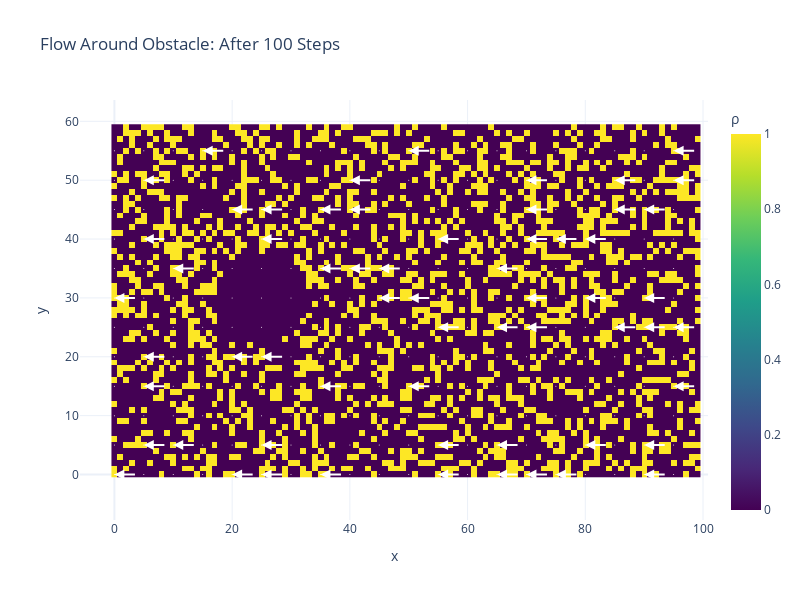

Notebook source saved alongside this figure:
### Code cell
# Evolve
print("\nAfter 100 steps:")
for _ in range(100):
    lg_obstacle.step()
lg_obstacle.visualize_macroscopic(title='Flow Around Obstacle: After 100 Steps')

### Figure 1 — Plotly figure (JSON) as saved in the notebook; plotly's stock layout.template omitted (floating-point values rounded to 4 significant figures; data arrays with more than 128 entries replaced by an {"elided": "..."} marker saying what was removed)
{"data": [{"colorbar": {"title": {"text": "ρ"}}, "colorscale": [[0, "#440154"], [0.1111, "#482878"], [0.2222, "#3e4989"], [0.3333, "#31688e"], [0.4444, "#26828e"], [0.5556, "#1f9e89"], [0.6667, "#35b779"], [0.7778, "#6ece58"], [0.8889, "#b5de2b"], [1, "#fde725"]], "name": "Density", "type": "heatmap", "z": {"elided": "60x100 int values"}}, {"hoverinfo": "skip", "marker": {"color": "white", "size": 1}, "mode": "markers", "showlegend": false, "type": "scatter", "x": {"elided": "240 int values"}, "y": {"elided": "240 int values"}}], "layout": {"annotations": [{"arrowcolor": "white", "arrowhead": 2, "arrowsize": 1, "arrowwidth": 2, "ax": 4, "axref": "x", "ay": 0, "ayref": "y", "showarrow": true, "x": 0, "xref": "x", "y": 0, "yref": "y"}, {"arrowcolor": "white", "arrowhead": 2, "arrowsize": 1, "arrowwidth": 2, "ax": 24, "axref": "x", "ay": 0, "ayref": "y", "showarrow": true, "x": 20, "xref": "x", "y": 0, "yref": "y"}, {"arrowcolor": "white", "arrowhead": 2, "arrowsize": 1, "arrowwidth": 2, "ax": 29, "axref": "x", "ay": 0, "ayref": "y", "showarrow": true, "x": 25, "xref": "x", "y": 0, "yref": "y"}, {"arrowcolor": "white", "arrowhead": 2, "arrowsize": 1, "arrowwidth": 2, "ax": 39, "axref": "x", "ay": 0, "ayref": "y", "showarrow": true, "x": 35, "xref": "x", "y": 0, "yref": "y"}, {"arrowcolor": "white", "arrowhead": 2, "arrowsize": 1, "arrowwidth": 2, "ax": 59, "axref": "x", "ay": 0, "ayref": "y", "showarrow": true, "x": 55, "xref": "x", "y": 0, "yref": "y"}, {"arrowcolor": "white", "arrowhead": 2, "arrowsize": 1, "arrowwidth": 2, "ax": 69, "axref": "x", "ay": 0, "ayref": "y", "showarrow": true, "x": 65, "xref": "x", "y": 0, "yref": "y"}, {"arrowcolor": "white", "arrowhead": 2, "arrowsize": 1, "arrowwidth": 2, "ax": 74, "axref": "x", "ay": 0, "ayref": "y", "showarrow": true, "x": 70, "xref": "x", "y": 0, "yref": "y"}, {"arrowcolor": "white", "arrowhead": 2, "arrowsize": 1, "arrowwidth": 2, "ax": 79, "axref": "x", "ay": 0, "ayref": "y", "showarrow": true, "x": 75, "xref": "x", "y": 0, "yref": "y"}, {"arrowcolor": "white", "arrowhead": 2, "arrowsize": 1, "arrowwidth": 2, "ax": 94, "axref": "x", "ay": 0, "ayref": "y", "showarrow": true, "x": 90, "xref": "x", "y": 0, "yref": "y"}, {"arrowcolor": "white", "arrowhead": 2, "arrowsize": 1, "arrowwidth": 2, "ax": 9, "axref": "x", "ay": 5, "ayref": "y", "showarrow": true, "x": 5, "xref": "x", "y": 5, "yref": "y"}, {"arrowcolor": "white", "arrowhead": 2, "arrowsize": 1, "arrowwidth": 2, "ax": 14, "axref": "x", "ay": 5, "ayref": "y", "showarrow": true, "x": 10, "xref": "x", "y": 5, "yref": "y"}, {"arrowcolor": "white", "arrowhead": 2, "arrowsize": 1, "arrowwidth": 2, "ax": 29, "axref": "x", "ay": 5, "ayref": "y", "showarrow": true, "x": 25, "xref": "x", "y": 5, "yref": "y"}, {"arrowcolor": "white", "arrowhead": 2, "arrowsize": 1, "arrowwidth": 2, "ax": 59, "axref": "x", "ay": 5, "ayref": "y", "showarrow": true, "x": 55, "xref": "x", "y": 5, "yref": "y"}, {"arrowcolor": "white", "arrowhead": 2, "arrowsize": 1, "arrowwidth": 2, "ax": 69, "axref": "x", "ay": 5, "ayref": "y", "showarrow": true, "x": 65, "xref": "x", "y": 5, "yref": "y"}, {"arrowcolor": "white", "arrowhead": 2, "arrowsize": 1, "arrowwidth": 2, "ax": 84, "axref": "x", "ay": 5, "ayref": "y", "showarrow": true, "x": 80, "xref": "x", "y": 5, "yref": "y"}, {"arrowcolor": "white", "arrowhead": 2, "arrowsize": 1, "arrowwidth": 2, "ax": 94, "axref": "x", "ay": 5, "ayref": "y", "showarrow": true, "x": 90, "xref": "x", "y": 5, "yref": "y"}, {"arrowcolor": "white", "arrowhead": 2, "arrowsize": 1, "arrowwidth": 2, "ax": 9, "axref": "x", "ay": 15, "ayref": "y", "showarrow": true, "x": 5, "xref": "x", "y": 15, "yref": "y"}, {"arrowcolor": "white", "arrowhead": 2, "arrowsize": 1, "arrowwidth": 2, "ax": 39, "axref": "x", "ay": 15, "ayref": "y", "showarrow": true, "x": 35, "xref": "x", "y": 15, "yref": "y"}, {"arrowcolor": "white", "arrowhead": 2, "arrowsize": 1, "arrowwidth": 2, "ax": 54, "axref": "x", "ay": 15, "ayref": "y", "showarrow": true, "x": 50, "xref": "x", "y": 15, "yref": "y"}, {"arrowcolor": "white", "arrowhead": 2, "arrowsize": 1, "arrowwidth": 2, "ax": 99, "axref": "x", "ay": 15, "ayref": "y", "showarrow": true, "x": 95, "xref": "x", "y": 15, "yref": "y"}, {"arrowcolor": "white", "arrowhead": 2, "arrowsize": 1, "arrowwidth": 2, "ax": 9, "axref": "x", "ay": 20, "ayref": "y", "showarrow": true, "x": 5, "xref": "x", "y": 20, "yref": "y"}, {"arrowcolor": "white", "arrowhead": 2, "arrowsize": 1, "arrowwidth": 2, "ax": 24, "axref": "x", "ay": 20, "ayref": "y", "showarrow": true, "x": 20, "xref": "x", "y": 20, "yref": "y"}, {"arrowcolor": "white", "arrowhead": 2, "arrowsize": 1, "arrowwidth": 2, "ax": 29, "axref": "x", "ay": 20, "ayref": "y", "showarrow": true, "x": 25, "xref": "x", "y": 20, "yref": "y"}, {"arrowcolor": "white", "arrowhead": 2, "arrowsize": 1, "arrowwidth": 2, "ax": 59, "axref": "x", "ay": 25, "ayref": "y", "showarrow": true, "x": 55, "xref": "x", "y": 25, "yref": "y"}, {"arrowcolor": "white", "arrowhead": 2, "arrowsize": 1, "arrowwidth": 2, "ax": 69, "axref": "x", "ay": 25, "ayref": "y", "showarrow": true, "x": 65, "xref": "x", "y": 25, "yref": "y"}, {"arrowcolor": "white", "arrowhead": 2, "arrowsize": 1, "arrowwidth": 2, "ax": 74, "axref": "x", "ay": 25, "ayref": "y", "showarrow": true, "x": 70, "xref": "x", "y": 25, "yref": "y"}, {"arrowcolor": "white", "arrowhead": 2, "arrowsize": 1, "arrowwidth": 2, "ax": 89, "axref": "x", "ay": 25, "ayref": "y", "showarrow": true, "x": 85, "xref": "x", "y": 25, "yref": "y"}, {"arrowcolor": "white", "arrowhead": 2, "arrowsize": 1, "arrowwidth": 2, "ax": 94, "axref": "x", "ay": 25, "ayref": "y", "showarrow": true, "x": 90, "xref": "x", "y": 25, "yref": "y"}, {"arrowcolor": "white", "arrowhead": 2, "arrowsize": 1, "arrowwidth": 2, "ax": 99, "axref": "x", "ay": 25, "ayref": "y", "showarrow": true, "x": 95, "xref": "x", "y": 25, "yref": "y"}, {"arrowcolor": "white", "arrowhead": 2, "arrowsize": 1, "arrowwidth": 2, "ax": 4, "axref": "x", "ay": 30, "ayref": "y", "showarrow": true, "x": 0, "xref": "x", "y": 30, "yref": "y"}, {"arrowcolor": "white", "arrowhead": 2, "arrowsize": 1, "arrowwidth": 2, "ax": 49, "axref": "x", "ay": 30, "ayref": "y", "showarrow": true, "x": 45, "xref": "x", "y": 30, "yref": "y"}, {"arrowcolor": "white", "arrowhead": 2, "arrowsize": 1, "arrowwidth": 2, "ax": 54, "axref": "x", "ay": 30, "ayref": "y", "showarrow": true, "x": 50, "xref": "x", "y": 30, "yref": "y"}, {"arrowcolor": "white", "arrowhead": 2, "arrowsize": 1, "arrowwidth": 2, "ax": 74, "axref": "x", "ay": 30, "ayref": "y", "showarrow": true, "x": 70, "xref": "x", "y": 30, "yref": "y"}, {"arrowcolor": "white", "arrowhead": 2, "arrowsize": 1, "arrowwidth": 2, "ax": 84, "axref": "x", "ay": 30, "ayref": "y", "showarrow": true, "x": 80, "xref": "x", "y": 30, "yref": "y"}, {"arrowcolor": "white", "arrowhead": 2, "arrowsize": 1, "arrowwidth": 2, "ax": 94, "axref": "x", "ay": 30, "ayref": "y", "showarrow": true, "x": 90, "xref": "x", "y": 30, "yref": "y"}, {"arrowcolor": "white", "arrowhead": 2, "arrowsize": 1, "arrowwidth": 2, "ax": 14, "axref": "x", "ay": 35, "ayref": "y", "showarrow": true, "x": 10, "xref": "x", "y": 35, "yref": "y"}, {"arrowcolor": "white", "arrowhead": 2, "arrowsize": 1, "arrowwidth": 2, "ax": 39, "axref": "x", "ay": 35, "ayref": "y", "showarrow": true, "x": 35, "xref": "x", "y": 35, "yref": "y"}, {"arrowcolor": "white", "arrowhead": 2, "arrowsize": 1, "arrowwidth": 2, "ax": 44, "axref": "x", "ay": 35, "ayref": "y", "showarrow": true, "x": 40, "xref": "x", "y": 35, "yref": "y"}, {"arrowcolor": "white", "arrowhead": 2, "arrowsize": 1, "arrowwidth": 2, "ax": 49, "axref": "x", "ay": 35, "ayref": "y", "showarrow": true, "x": 45, "xref": "x", "y": 35, "yref": "y"}, {"arrowcolor": "white", "arrowhead": 2, "arrowsize": 1, "arrowwidth": 2, "ax": 69, "axref": "x", "ay": 35, "ayref": "y", "showarrow": true, "x": 65, "xref": "x", "y": 35, "yref": "y"}, {"arrowcolor": "white", "arrowhead": 2, "arrowsize": 1, "arrowwidth": 2, "ax": 9, "axref": "x", "ay": 40, "ayref": "y", "showarrow": true, "x": 5, "xref": "x", "y": 40, "yref": "y"}, {"arrowcolor": "white", "arrowhead": 2, "arrowsize": 1, "arrowwidth": 2, "ax": 29, "axref": "x", "ay": 40, "ayref": "y", "showarrow": true, "x": 25, "xref": "x", "y": 40, "yref": "y"}, {"arrowcolor": "white", "arrowhead": 2, "arrowsize": 1, "arrowwidth": 2, "ax": 59, "axref": "x", "ay": 40, "ayref": "y", "showarrow": true, "x": 55, "xref": "x", "y": 40, "yref": "y"}, {"arrowcolor": "white", "arrowhead": 2, "arrowsize": 1, "arrowwidth": 2, "ax": 74, "axref": "x", "ay": 40, "ayref": "y", "showarrow": true, "x": 70, "xref": "x", "y": 40, "yref": "y"}, {"arrowcolor": "white", "arrowhead": 2, "arrowsize": 1, "arrowwidth": 2, "ax": 79, "axref": "x", "ay": 40, "ayref": "y", "showarrow": true, "x": 75, "xref": "x", "y": 40, "yref": "y"}, {"arrowcolor": "white", "arrowhead": 2, "arrowsize": 1, "arrowwidth": 2, "ax": 84, "axref": "x", "ay": 40, "ayref": "y", "showarrow": true, "x": 80, "xref": "x", "y": 40, "yref": "y"}, {"arrowcolor": "white", "arrowhead": 2, "arrowsize": 1, "arrowwidth": 2, "ax": 24, "axref": "x", "ay": 45, "ayref": "y", "showarrow": true, "x": 20, "xref": "x", "y": 45, "yref": "y"}, {"arrowcolor": "white", "arrowhead": 2, "arrowsize": 1, "arrowwidth": 2, "ax": 29, "axref": "x", "ay": 45, "ayref": "y", "showarrow": true, "x": 25, "xref": "x", "y": 45, "yref": "y"}, {"arrowcolor": "white", "arrowhead": 2, "arrowsize": 1, "arrowwidth": 2, "ax": 39, "axref": "x", "ay": 45, "ayref": "y", "showarrow": true, "x": 35, "xref": "x", "y": 45, "yref": "y"}, {"arrowcolor": "white", "arrowhead": 2, "arrowsize": 1, "arrowwidth": 2, "ax": 44, "axref": "x", "ay": 45, "ayref": "y", "showarrow": true, "x": 40, "xref": "x", "y": 45, "yref": "y"}, {"arrowcolor": "white", "arrowhead": 2, "arrowsize": 1, "arrowwidth": 2, "ax": 74, "axref": "x", "ay": 45, "ayref": "y", "showarrow": true, "x": 70, "xref": "x", "y": 45, "yref": "y"}, {"arrowcolor": "white", "arrowhead": 2, "arrowsize": 1, "arrowwidth": 2, "ax": 89, "axref": "x", "ay": 45, "ayref": "y", "showarrow": true, "x": 85, "xref": "x", "y": 45, "yref": "y"}, {"arrowcolor": "white", "arrowhead": 2, "arrowsize": 1, "arrowwidth": 2, "ax": 94, "axref": "x", "ay": 45, "ayref": "y", "showarrow": true, "x": 90, "xref": "x", "y": 45, "yref": "y"}, {"arrowcolor": "white", "arrowhead": 2, "arrowsize": 1, "arrowwidth": 2, "ax": 9, "axref": "x", "ay": 50, "ayref": "y", "showarrow": true, "x": 5, "xref": "x", "y": 50, "yref": "y"}, {"arrowcolor": "white", "arrowhead": 2, "arrowsize": 1, "arrowwidth": 2, "ax": 44, "axref": "x", "ay": 50, "ayref": "y", "showarrow": true, "x": 40, "xref": "x", "y": 50, "yref": "y"}, {"arrowcolor": "white", "arrowhead": 2, "arrowsize": 1, "arrowwidth": 2, "ax": 74, "axref": "x", "ay": 50, "ayref": "y", "showarrow": true, "x": 70, "xref": "x", "y": 50, "yref": "y"}, {"arrowcolor": "white", "arrowhead": 2, "arrowsize": 1, "arrowwidth": 2, "ax": 89, "axref": "x", "ay": 50, "ayref": "y", "showarrow": true, "x": 85, "xref": "x", "y": 50, "yref": "y"}, {"arrowcolor": "white", "arrowhead": 2, "arrowsize": 1, "arrowwidth": 2, "ax": 99, "axref": "x", "ay": 50, "ayref": "y", "showarrow": true, "x": 95, "xref": "x", "y": 50, "yref": "y"}, {"arrowcolor": "white", "arrowhead": 2, "arrowsize": 1, "arrowwidth": 2, "ax": 19, "axref": "x", "ay": 55, "ayref": "y", "showarrow": true, "x": 15, "xref": "x", "y": 55, "yref": "y"}, {"arrowcolor": "white", "arrowhead": 2, "arrowsize": 1, "arrowwidth": 2, "ax": 54, "axref": "x", "ay": 55, "ayref": "y", "showarrow": true, "x": 50, "xref": "x", "y": 55, "yref": "y"}, {"arrowcolor": "white", "arrowhead": 2, "arrowsize": 1, "arrowwidth": 2, "ax": 99, "axref": "x", "ay": 55, "ayref": "y", "showarrow": true, "x": 95, "xref": "x", "y": 55, "yref": "y"}], "height": 600, "title": {"text": "Flow Around Obstacle: After 100 Steps"}, "width": 800, "xaxis": {"title": {"text": "x"}}, "yaxis": {"scaleanchor": "x", "scaleratio": 1, "title": {"text": "y"}}}}
